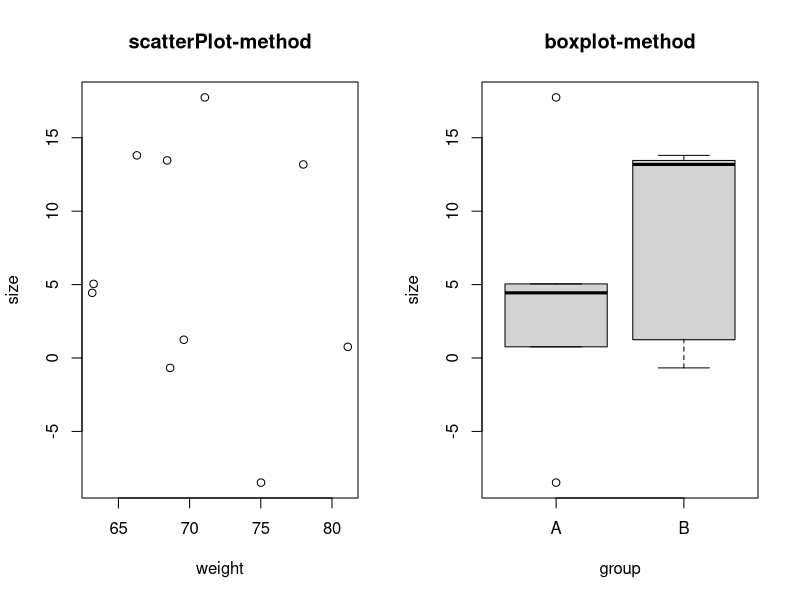
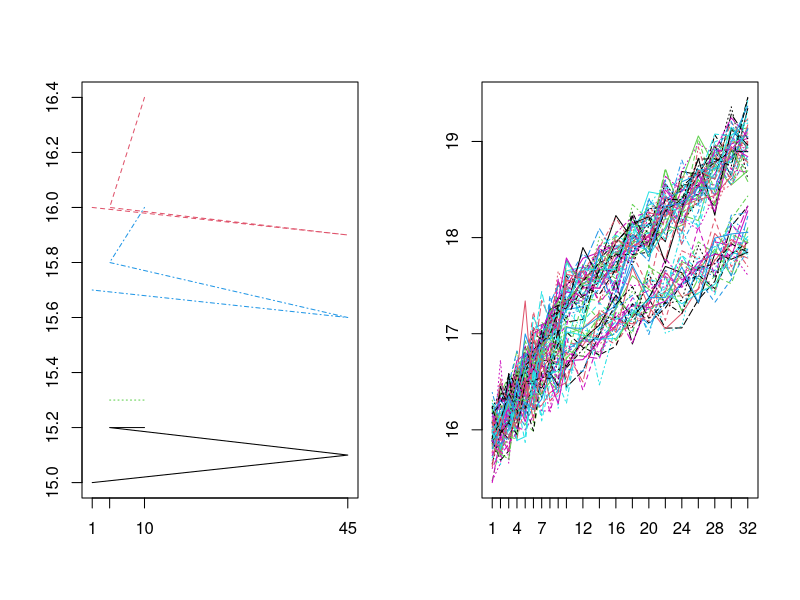

Write the R code that produced these figures, in order. (Note: this script raises an error after producing the figures.)
#--------------
# Slots
# The first stage is to define the slots of the object itself. That is done by using the
# instruction setClass.
setClass(
  Class = "Traj",
  slots = list(
    times = "numeric",
    traj = "matrix"
  ),
  #------
  # prototype
  prototype = prototype(
    time
  )
)
#HELLO
#----
# When a class exists, we can create an object of its class using the constructor new
#----
# Constructor
new(Class = "Traj")

new(Class="Traj",times=c(1,3),traj=matrix(1:4,ncol=2))

traj.A <- new(Class="Traj")
traj.B <- new(
            Class = "Traj",
            times = c(1,45,4,10),
            traj = rbind(
              c(15,15.1, 15.2, 15.2),
              c(16,15.9, 16, 16.4),
              c(15.2, NA, 15.3, 15.3),
              c(15.7, 15.6, 15.8, 16)
            )
          )
traj.C <- new(
            Class = "Traj",
            times = c(1: 10, (6: 16) *2),
            traj = rbind(
                    matrix (seq (16,19, length=21), ncol=21, nrow=50, byrow=TRUE),
                    matrix (seq (15.8, 18, length=21), ncol=21, nrow=30, byrow=TRUE)
            )+rnorm (21*80,0,0.2)
)
#----
# reach a slot
traj.B@times
#-----
# Let us create a Class with default values
setClass(
  Class = "t.Try",
  slots = list(
    time = "numeric",
    traj =  "matrix"
  ),
  prototype = prototype(
    time = 1,
    traj = matrix(0)
  )
)

try.A <- new(Class="t.Try")

removeClass("t.Try")

#------------------
# Methods
# "plot" method
size <- rnorm(n=10,mean=1.70,sd=10)
weight <- rnorm(n=10,mean=70,sd=5)
group <- as.factor(rep(c("A","B"),5))
par(mfrow=c(1,2))
plot(size~weight, main='scatterPlot-method')
plot(size~group, main='boxplot-method')

#--------------
# to create method like above we can use 'setMethod' function

setMethod(
  f = "plot",
  signature = "Traj",
  definition = function(x,y, ...){
    matplot(x@times,t(x@traj),xaxt="n",type="l",ylab= "",xlab="", pch=1)
    axis(1,at=x@times)
  }
)

par(mfrow=c (1,2))
plot(traj.B)
plot(traj.C)
#------------
# 'print' and 'show' methods
#-----------------
# new method specific to our Class
# we can create user specific methods using 'setGeneric' function

setGeneric(
  name = "countMissing",
  def = function(object){
    standardGeneric("countMissing")
  }
)

setMethod(
  f = "countMissing",
  signature = "Traj",
  definition = function(object){
    return(sum(is.na(object@traj)))
  }
)

#-----
# this will not allow to modify our 'countMissing' function
lockBinding(
  sym = "countMissing",
  env = .GlobalEnv
)


setGeneric(
  name = "countMissing",
  def = function(object, value){
    standardGeneric("countMissing")
  }
)

#-------
# to see the methods of a class
showMethods(
  class="Traj"
)

#------
# getMethod allow us to see definitions
getMethod(
  f = "plot",
  signature = "Traj"
)

#------
existsMethod(
  f="plot",
  signature="Traj"
)
# [1] TRUE
existsMethod(
  f="plot",
  signature="Hello"
)
# [1] FALSE

#-----------------------
# Construction
# - Inspector
# - The initializator
# - Constructor for user

#-----------------------
# Accessor
# - get
# - set
# - The operator "["
# - "[", "@" or "get"
